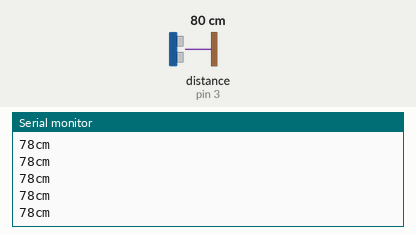
Recording of a sketch running on a simulated Arduino Uno, built with avr-gcc and run on an emulated ATmega328P. Parts: the last lines printed to the serial monitor. Wiring (inferred from the names in the program): ultrasonic range finder: trigger pin 2; echo pin 3. Inputs (shaded band) come from the test bench; at power-on: distance to the obstacle (sensor on pin 3) 80 cm. The echo pulse lasts 58.3 µs per cm.

Above: at 1.2 s.
1.3 s: distance to the obstacle (sensor on pin 3) set to 9 cm
At 1.33 s:
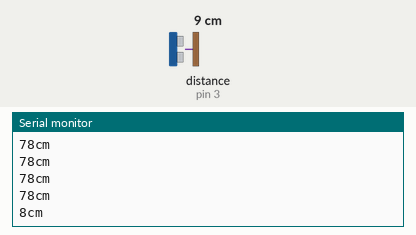
4.3 s: distance to the obstacle (sensor on pin 3) set to 2 cm
At 4.31 s:
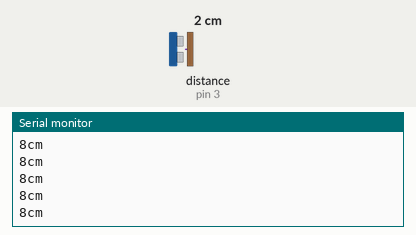
Timing chart, 0 to 7.3 s (numbered marks = the images above; inputs shaded):
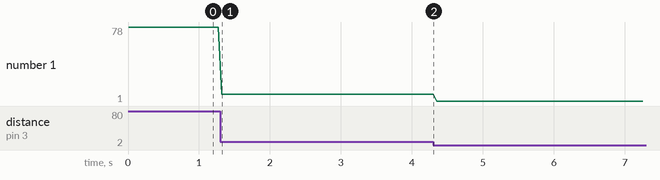

Measured:
- after the input at 1.3 s, the serial monitor: prints a new line at once (image 1)
- plotted number 1: 78 → 8 after the input at 1.3 s, 8 → 1 after the input at 4.3 s

The sketch:

ultrasonic-jsn-sr04t_BEST.ino
```cpp
#include <Arduino.h>
// ultrasonic_jsn-sro4t_BEST                       v2020-10-04 tweeks-homework@theweeks.org
//
// For more reliably getting distance readings from the jsn-sr04t(v3) sensor, careful timing,
// not using Serial.print()s within the getDistance() loop, and error rejection (noise over
// 610cm *20ft) needs to be detected and reattempted (20 times max).
//
// Original (broken) sample code from https://www.makerguides.com/jsn-sr04t-arduino-tutorial/
//        NOTE: Do not use Serial.print()s within the getDistance() function or within
//        the timing while loop. The printing seems to interfere with the UART timing
//        of pulseIN() function in some systems.

const int triggerPin = 2;
const int echoPin = 3;

void setup() {
  Serial.begin(9600);           // For outputting distance data
  pinMode(echoPin,INPUT_PULLUP);  // Someone said this also helped with errant readings...
  pinMode(triggerPin, OUTPUT);  // Make the triggerPin an OUTPUT
  digitalWrite(triggerPin, LOW);
}

void loop()
{
  int dist = 0;
  dist = getDistance();
  Serial.print(dist); Serial.println("cm");   // took Serial.prints() out of getDistance()
  delay(50);
}


// better code
int getDistance() {

  long duration = 0;
  int distance = 0;
  int watchloop = 0;

  // Clear the triggerPin by setting it LOW and wait for any pulses to expire:
  digitalWrite(triggerPin, LOW);      // setting state to low and
  delay(2);                           // waiting 2,000uS (or 686cm (>22ft) to eliminate "echo noise")

  // only grab values under 20ft/610cm (for some reason, 676 is a common return error for ∞ distance)
  while ( (distance == 0) || (distance > 610) ) {
    // Trigger the sensor by setting the triggerPin high for 10 microseconds:
    digitalWrite(triggerPin, HIGH);         // start sending the 40kHz wave...
    delayMicroseconds(20);                  // sending for 20uS
    digitalWrite(triggerPin, LOW);          // stop sending 40kHz wave

    // Read the echoPin. pulseIn() duration of when the wave-echo stops (in microseconds):
    duration = pulseIn(echoPin, HIGH);

    // Calculate the distance:
    distance = duration * 0.034 / 2;
    //Serial.print("distance=");Serial.println(distance);

    // Catch funky ∞ distance readings
    watchloop++;
    if (watchloop > 20){      // If errant "676" readings 20 times
      distance = 610;         // set distance to 610cm (20ft)
      break;                  // and break out of loop (not really needed if forced to 610)
    }

  }

  return (distance);
}


/*
  // problem code

  int getDistance(){
  int  distance=0;
  // Clear the trigPin by setting it LOW:
  digitalWrite(triggerPin, LOW);

  delayMicroseconds(5);
  while(distance==0){
    // Trigger the sensor by setting the trigPin high for 10 microseconds:
    digitalWrite(triggerPin, HIGH);
    delayMicroseconds(10);
    digitalWrite(triggerPin, LOW);

    // Read the echoPin. pulseIn() returns the duration (length of the pulse) in microseconds:
  long duration = pulseIn(echoPin, HIGH);
    Serial.print("Dur / Dist = ");
    Serial.print(duration); Serial.print(" / ");

    // Calculate the distance:
    distance = duration*0.034/2;
    Serial.print(distance);Serial.println("cm");
  }
  return(distance);
  }
*/
```
